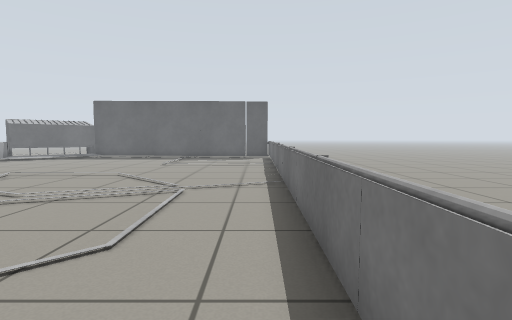
[1] (above)

16 first-person views from a walk through a Gazebo world. The camera is 0.69 m above the floor, tilts 4° down and sees 80° across. Floor lines are 1 m apart. The floor is counted in squares, 0.5 m on a side. Each view is taken from the middle of a square. On the plan, view 1 faces up. The plan holds only what a view shows up to about 14 squares ahead; the rest is blank.

[2]
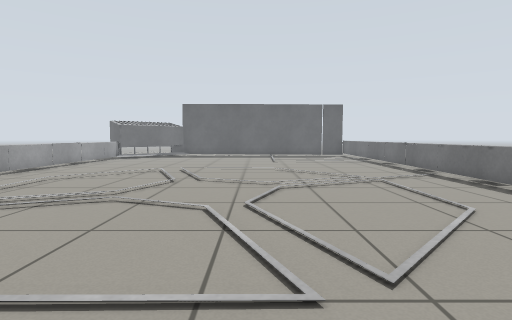

[3]
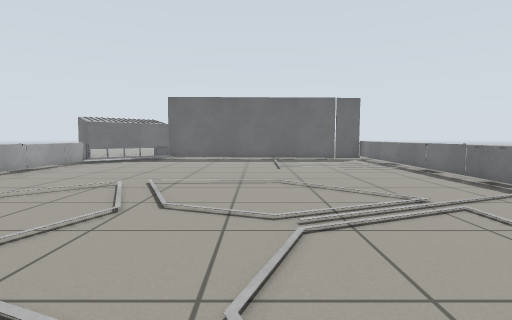

[4]
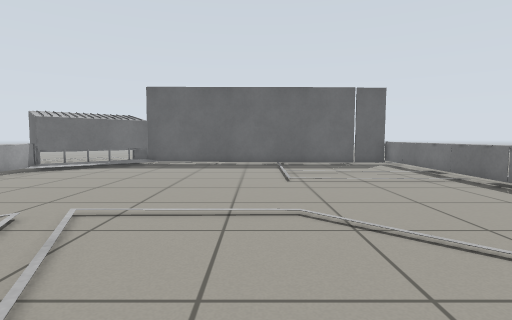

[5]
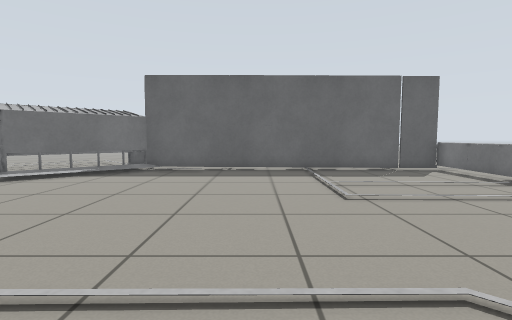

[6]
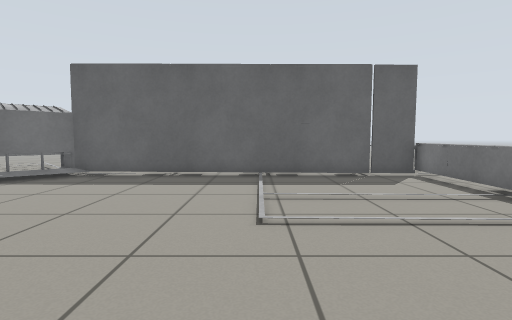

[7]
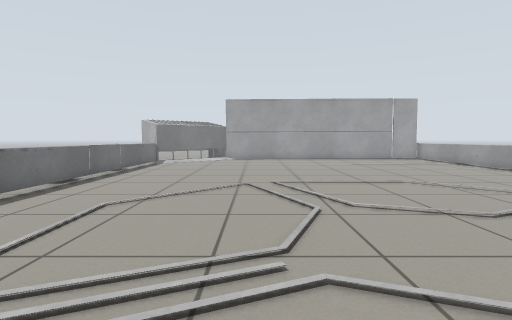

[8]
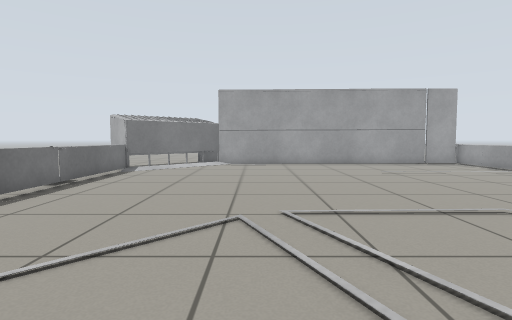

[9]
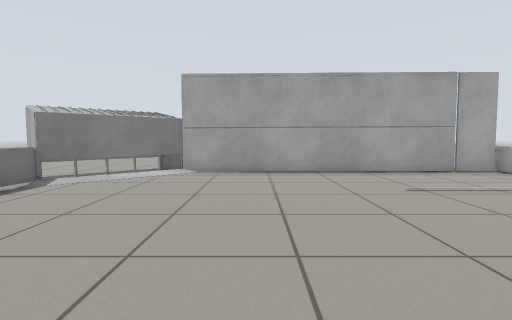

[10]
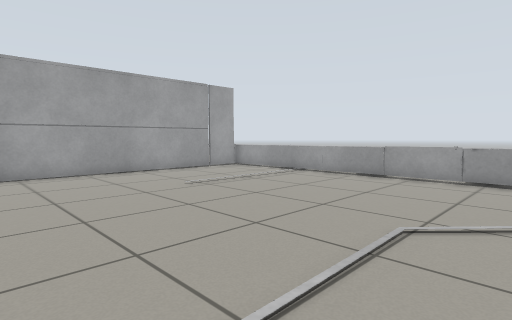

[11]
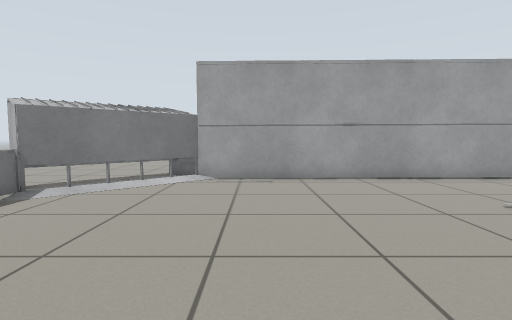

[12]
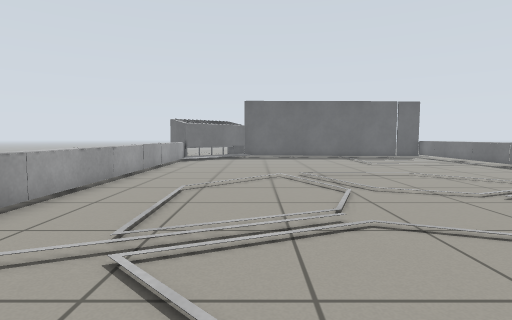

[13]
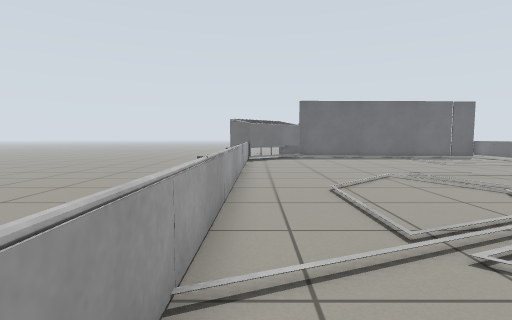

[14]
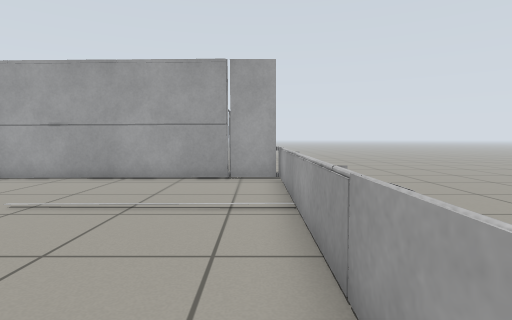

[15]
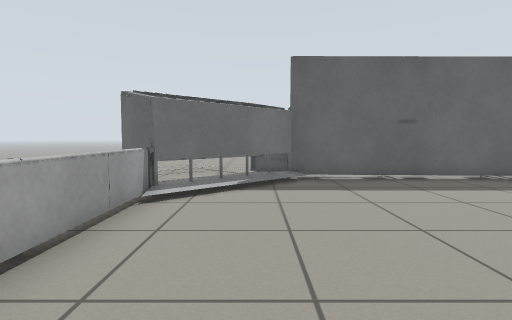

[16]
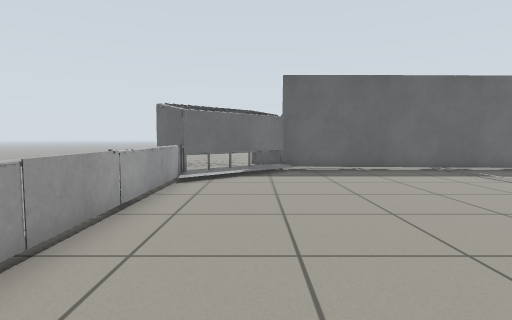

### Floor plan
Points are (right, up) in squares from view 1. A wall is a line through its corners. A room is listed if a view was taken in it or the views show most of it. See-through windows are left out.
Room 1 (views 1, 2, 3, 4, 5, 6, 7, 8, 9, 10, 11, 12, 13, 14, 15, 16)
walls: (-14.9, 19.5) (-16.2, 20.9); (-14.7, 19.7) (-16, 21.1); (-14.4, 20) (-15.5, 21.1); (-14, 20.4) (-14.6, 21.1); (-1.3, -9) (0, -10.4); (-13.7, 20.7) (-14.5, 21.5); (-13.5, 20.9) (-14.7, 22.3); (-13.2, 21.1) (-13.7, 21.7); (-13, 21.3) (-14.2, 22.6); (-2.3, -9.9) (-1.1, -11.2); (-2.8, -10.3) (-1.5, -11.7); (-3, -10.5) (0.6, -7.1); (-11.8, 22.4) (-15.4, 19.1); (1, 22.3) (-11.7, 22.4); (-15.8, -10.3) (-3.1, -10.5)
low walls: (0.6, -7.1) (1, 22.3); (-15.5, 19) (-15.8, -10.3); (-3.1, -10.5) (-1.6, -12); (-2.1, -11.4) (1.3, -8.3); (-12.7, 23.4) (-16.2, 20.1)

Where each view was taken, in squares from view 1:
view 1: 0 up, 0 right, facing up
view 2: 2 down, 6 left, facing up
view 3: 2 up, 6 left, facing up
view 4: 6 up, 6 left, facing up
view 5: 9 up, 7 left, facing up
view 6: 11 up, 5 left, facing up
view 7: 10 up, 5 left, facing down
view 8: 6 up, 5 left, facing down
view 9: 2 up, 6 left, facing down
view 10: 2 up, 5 left, facing down-left
view 11: 0 up, 5 left, facing down
view 12: 0 up, 11 left, facing up
view 13: 0 up, 15 left, facing up
view 14: 0 up, 15 left, facing down
view 15: 12 up, 13 left, facing up
view 16: 9 up, 13 left, facing up
